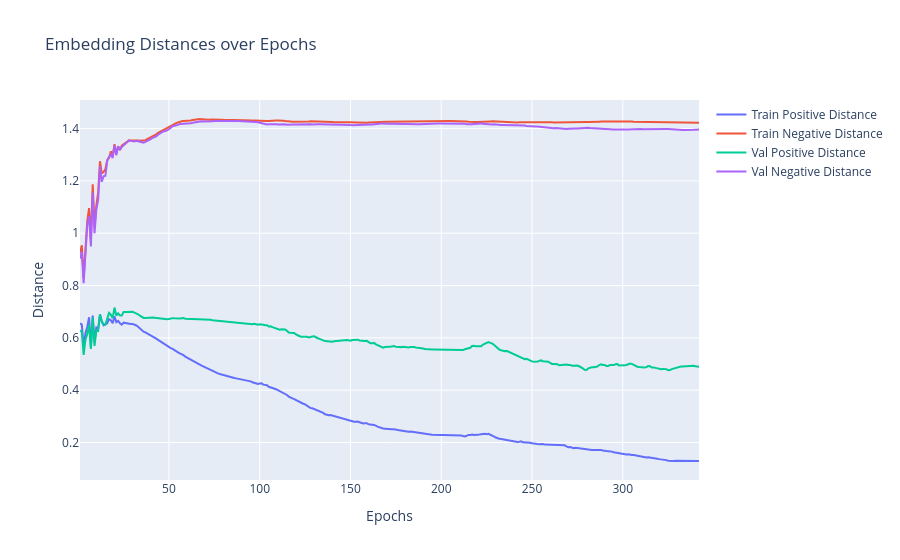

Source (notebook cell):
### Code cell
train_dists_mean = logs["train_dists"]
val_dists_mean = logs["val_dists"]

fig = go.Figure()
fig.add_trace(go.Scatter(x=epochs, y=train_dists_mean[:, 0], mode="lines", name="Train Positive Distance"))
fig.add_trace(go.Scatter(x=epochs, y=train_dists_mean[:, 1], mode="lines", name="Train Negative Distance"))
fig.add_trace(go.Scatter(x=epochs, y=val_dists_mean[:, 0], mode="lines", name="Val Positive Distance"))
fig.add_trace(go.Scatter(x=epochs, y=val_dists_mean[:, 1], mode="lines", name="Val Negative Distance"))

fig.update_layout(
    title="Embedding Distances over Epochs",
    xaxis_title="Epochs",
    yaxis_title="Distance",
    hovermode="x unified",
)

fig.show()

### Figure 1 — Plotly figure (JSON) as saved in the notebook; plotly's stock layout.template omitted (floating-point values rounded to 4 significant figures; data arrays with more than 128 entries replaced by an {"elided": "..."} marker saying what was removed)
{"data": [{"mode": "lines", "name": "Train Positive Distance", "type": "scatter", "x": {"elided": "342 int values"}, "y": {"elided": "342 float values"}}, {"mode": "lines", "name": "Train Negative Distance", "type": "scatter", "x": {"elided": "342 int values"}, "y": {"elided": "342 float values"}}, {"mode": "lines", "name": "Val Positive Distance", "type": "scatter", "x": {"elided": "342 int values"}, "y": {"elided": "342 float values"}}, {"mode": "lines", "name": "Val Negative Distance", "type": "scatter", "x": {"elided": "342 int values"}, "y": {"elided": "342 float values"}}], "layout": {"hovermode": "x unified", "title": {"text": "Embedding Distances over Epochs"}, "xaxis": {"title": {"text": "Epochs"}}, "yaxis": {"title": {"text": "Distance"}}}}
